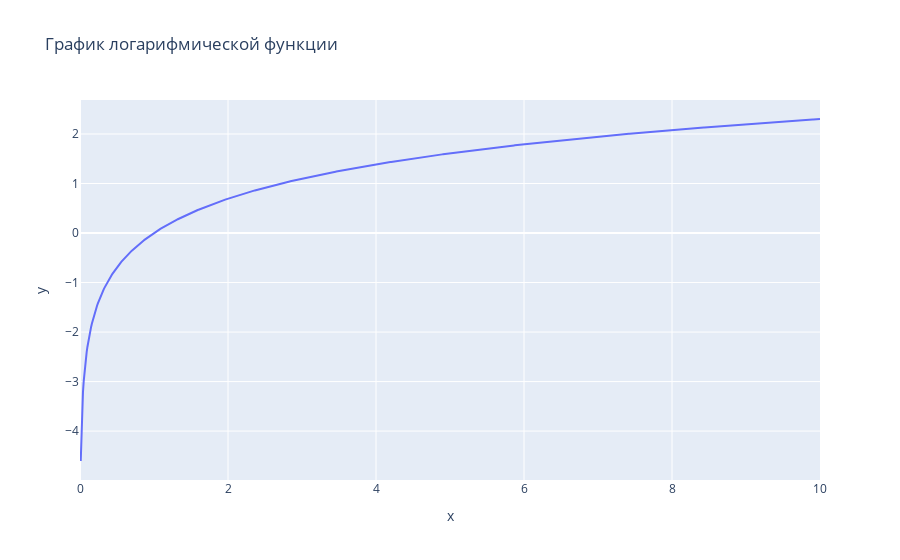

Notebook source saved alongside this figure:
### Code cell
import plotly.graph_objects as go
import numpy as np

x = np.linspace(0, 10, 1000)
y = np.log(x)

fig = go.Figure()
fig.add_trace(go.Scatter(x=x, y=y, mode='lines', name='log(x)'))

fig.update_layout(title='График логарифмической функции', xaxis_title='x', yaxis_title='y')

fig.show()

### Figure 1 — Plotly figure (JSON) as saved in the notebook; plotly's stock layout.template omitted (floating-point values rounded to 4 significant figures; data arrays with more than 128 entries replaced by an {"elided": "..."} marker saying what was removed)
{"data": [{"mode": "lines", "name": "log(x)", "type": "scatter", "x": {"elided": "1000 float values"}, "y": {"elided": "1000 float values"}}], "layout": {"title": {"text": "График логарифмической функции"}, "xaxis": {"title": {"text": "x"}}, "yaxis": {"title": {"text": "y"}}}}
